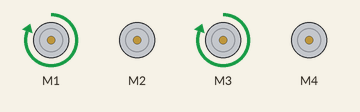
Recording of a sketch running on a simulated Arduino Uno, built with avr-gcc and run on an emulated ATmega328P. Parts: 4 × DC motor (green arrow = forward, orange = backward, longer = faster).

Above: at 0.1 s.
At 2.1 s:
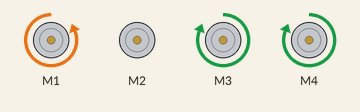
At 10.1 s:
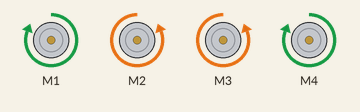
At 18.1 s:
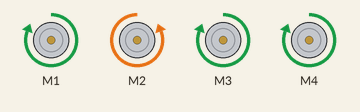
At 38.1 s:
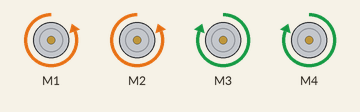
Timing chart, 0 to 39.6 s (numbered marks = the images above):
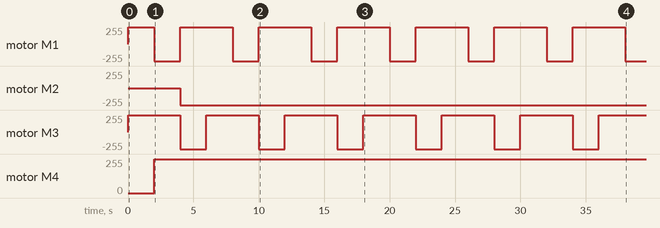

The sketch:

Multiple_Motors.ino
```cpp
#include <AFMotor.h>

AF_DCMotor motor1(1);
AF_DCMotor motor2(2);
AF_DCMotor motor3(3);
AF_DCMotor motor4(4);

void setup()
{
  motor1.setSpeed(255);
  motor2.setSpeed(255);
  motor3.setSpeed(255);
  motor4.setSpeed(255);
}
void loop()
{
  motor1.run(FORWARD);
  motor3.run(FORWARD);
  delay(2000);
  motor1.run(BACKWARD);
  motor4.run(FORWARD);
  delay(2000);
  motor2.run(BACKWARD);
  motor3.run(BACKWARD);
  motor1.run(FORWARD);
  delay(2000);

}
```

Measured:
- by itself, motor M1: repeats every 6.0 s: backward 255/255 2.0 s, forward 255/255 4.0 s
- by itself, motor M2: stopped → backward 255/255 at 4.0 s
- by itself, motor M3: alternates forward 255/255 for 4.0 s and backward 255/255 for 2.0 s
- by itself, motor M4: stopped → forward 255/255 at 2.0 s
